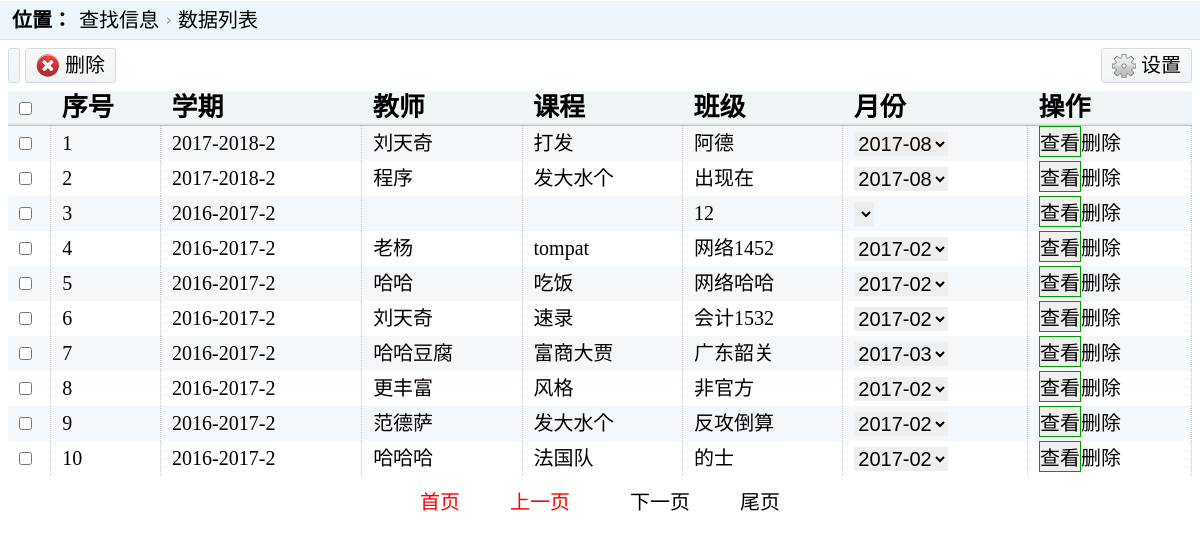
The page /tealog/showAllTeachingPlan.php on the database its author committed.
### tables this page shows
CREATE TABLE `tb_teachinginfo` (
  `tea_id` int(11) NOT NULL AUTO_INCREMENT,
  `tea_name` varchar(50) NOT NULL,
  `tea_class` varchar(50) NOT NULL,
  `tea_cou` varchar(50) NOT NULL,
  `tea_hour` int(11) NOT NULL,
  `tea_term` varchar(50) NOT NULL,
  PRIMARY KEY (`tea_id`)
);

### tealog/showAllTeachingPlan.php (the view, shortened to what this page needs)
<!DOCTYPE html PUBLIC "-//W3C//DTD XHTML 1.0 Transitional//EN" "http://www.w3.org/TR/xhtml1/DTD/xhtml1-transitional.dtd">
<html xmlns="http://www.w3.org/1999/xhtml">
<head>
<link href="css/style.css" rel="stylesheet" type="text/css" />
</head>
<body>
<?php
@$id = mysql_connect("localhost","root","root");
$tea_name1=$_GET['tea_name'];
$tea_term1=$_GET['tea_term'];
$tea_class1=$_GET['tea_class'];
$tea_cou1=$_GET['tea_cou'];
$sql="select tea_id,tea_name,tea_class,tea_cou,tea_hour,tea_term from tb_teachinginfo where tea_name like '%$tea_name1%' and tea_cou like '%$tea_cou1%' and tea_class like '%$tea_class1%' and tea_term like '%$tea_term1%' order by tea_term desc";
$result = mysql_query($sql,$id);
?>
	<div class="place">
    <span>位置：</span>
    <ul class="placeul">
    <li><a href="#">查找信息</a></li>
    <li><a href="#">数据列表</a></li>
    </ul>
    </div>
    <div class="rightinfo">
    <div class="tools">
    	<ul class="toolbar">
        <li><li class="click"><span><img src="images/t03.png" /></span>删除</li>
        </ul>
        <ul class="toolbar1">
        <li><span><img src="images/t05.png" /></span>设置</li>
        </ul>
    </div>
    <table class="tablelist" align='center' border='10' cellspacing='0' cellpadding='8'  bordercolor='#000'>
<tr>
 <th><input type="checkbox" name="selAll" onClick="funSelAll(this)"></th>
<th>序号</th><th>学期</th><th>教师</th><th>课程</th><th>班级</th><th>月份</th><th>操作</th>
</tr>
<?php
  if(mysql_num_rows($result)>0){
	$number=mysql_num_rows($result);
	if(empty($_GET['p']))
	$p=0;
	else {$p=$_GET['p'];}
	$check=$p +10;
	for($i=0;$i<$number;$i++){
		$row=mysql_fetch_array($result);
		$rows=$rows+1;
		$tea_id=$row['tea_id'];
		$tea_name=$row['tea_name'];
        $tea_class=$row['tea_class'];
        $tea_cou=$row['tea_cou'];
        $tea_term=$row['tea_term'];
		if($i>=$p && $i < $check){
			if($i%2 ==0)
echo "<form name='f$rows' method='post' action='showTeachingPlan.php'>";
echo "<tr>";
echo "<td><input type='checkbox' name='selOne' value='${vo.gradeId}' onClick='funSelOne(this)'></td>";
echo "<td>$rows</td>";
echo "<td><input type='hidden' name='tea_term' value='$tea_term' />".$row['tea_term']." </td>";
echo "<td><input type='hidden' name='tea_name' value='$tea_name' />".$row['tea_name']." </td>";
echo "<td><input type='hidden' name='tea_cou' value='$tea_cou' />".$row['tea_cou']."</td>";
echo "<td><input type='hidden' name='tea_class' value='$tea_class' />".$row['tea_class']."</td>";
echo "<td>";
$sqlmonth="select DISTINCT left(tp_time,7) as tp_time from tb_teachingplaninfo where tea_id=$tea_id order by tp_time";
echo "<select name='month'>";
$resultmonth = mysql_query($sqlmonth,$id);
 while($row=mysql_fetch_array($resultmonth)){
echo "<option value=".$row['tp_time'].">".$row['tp_time']."</option>";
}
echo "</select>";
echo "</td>";
echo "<td><input type='submit'   value='查看'/><a href='deleteTeachingPlan.php?tea_id=$tea_id&tea_term=$tea_term1&tea_name=$tea_name1' onclick='return del()'>删除</a></td>";
echo "</tr>";
echo "</form>";
$j=$i+1;
		}
		}
}
?>
</table>
    <div class="pagin" align="center">
    	<table width="400" border="0" align="center">
  <tr>
      <td align="center"><a href="showAllTeachingPlan.php? p=0"><font color="#FF0000">首页</font></a></td>
      <td align="center"><font color="#FF0000">
	  <?php
	  if($p>9){
		  $last=(floor($p/10)*10)-10;
		  echo "<a href='showAllTeachingPlan.php? p=$last'>上一页</a>";
		  }
		  else
		  echo"上一页";
      ?>
      </font></td>
      <td align="center"><font color="#FF0000">
      <?php
	  if($i>9 and $number>$check){
		    echo"<a href='showAllTeachingPlan.php? p=$j'>下一页</a>";
		  }
	  else
	     echo"下一页";
      ?>
      </font></td>
      <td align="center"><font color="#FF0000">
      <?php
      if($i>9)
      {
      $final=floor($number/10)*10;
      echo"<a href='showAllTeachingPlan.php? p=$final'>尾页</a>";
      }
      else
        echo"最后一页";
		?>
      </font></td>
  </tr>
</table>
    </div>
    </div>
</body>
</html>

### tealog/css/style.css (style rules this page uses)
* { font-size:15pt;border:0;margin:0;padding:0; }
body { font-family:"楷体"; margin:0 auto;min-width:980px; }
ul { display:block;margin:0;padding:0;list-style:none; }
li { display:block;margin:0;padding:0;list-style: none; }
img { border:0; }
dl,dt,dd,span { margin:0;padding:0;display:block; }
a,a:focus { text-decoration:none;color:#000;outline:none;blr:expression(this.onFocus=this.blur()); }
table { border-collapse:collapse;border-spacing: 0; }
.place { height:40px; background:url(../images/righttop.gif) repeat-x; clear:both; }
.place span { line-height:40px; font-weight:bold;float:left; margin-left:12px; }
.placeul li { float:left; line-height:40px; padding-left:7px; padding-right:12px; background:url(../images/rlist.gif) no-repeat right; }
.placeul li:last-child { background:none; }
.rightinfo { padding:8px; }
.tools { clear:both; height:35px; margin-bottom:8px; }
.toolbar { float:left; }
.toolbar li { background:url(../images/toolbg.gif) repeat-x; line-height:33px; height:33px; border:solid 1px #d3dbde; float:left; padding-right:10px; margin-right:5px;border-radius: 3px; behavior:url(js/pie.htc); cursor:pointer; }
.toolbar li span { float:left; margin-left:10px; margin-right:5px; margin-top:5px; }
.toolbar1 { float:right; }
.toolbar1 li { background:url(../images/toolbg.gif) repeat-x; line-height:33px; height:33px; border:solid 1px #d3dbde; float:left; padding-right:10px; margin-left:5px;border-radius: 3px; behavior:url(js/pie.htc); }
.toolbar1 li span { float:left; margin-left:10px; margin-right:5px; margin-top:5px; }
.tablelist { border:solid 0px #cbcbcb; width:100%; clear:both; font-family:"楷体";font-size:20px; }
.tablelist th { background:url(../images/th.gif) repeat-x; height:34px; line-height:34px; border-bottom:solid 1px #b6cad2; text-indent:11px; text-align:left; font-family:"楷体";font-size:26px; }
.tablelist td { line-height:35px; text-indent:11px; border-right: dotted 1px #c7c7c7; font-family:"楷体"; font-size:20px; }
.tablelist tbody tr.odd { background:#f5f8fa; }
input { border: 1px solid #090; }
.pagin { position:relative;margin-top:10px;padding:0 12px; }

### rows shown on the page
tb_teachinginfo: tea_term "2017-2018-2", tea_name "刘天奇", tea_cou "打发", tea_class "阿德"
tb_teachinginfo: tea_term "2017-2018-2", tea_name "程序", tea_cou "发大水个", tea_class "出现在"
tb_teachinginfo: tea_term "2016-2017-2", tea_class "12"
tb_teachinginfo: tea_term "2016-2017-2", tea_name "老杨", tea_cou "tompat", tea_class "网络1452"
tb_teachinginfo: tea_term "2016-2017-2", tea_name "哈哈", tea_cou "吃饭", tea_class "网络哈哈"
tb_teachinginfo: tea_term "2016-2017-2", tea_name "刘天奇", tea_cou "速录", tea_class "会计1532"
tb_teachinginfo: tea_term "2016-2017-2", tea_name "哈哈豆腐", tea_cou "富商大贾", tea_class "广东韶关"
tb_teachinginfo: tea_term "2016-2017-2", tea_name "更丰富", tea_cou "风格", tea_class "非官方"
tb_teachinginfo: tea_term "2016-2017-2", tea_name "范德萨", tea_cou "发大水个", tea_class "反攻倒算"
tb_teachinginfo: tea_term "2016-2017-2", tea_name "哈哈哈", tea_cou "法国队", tea_class "的士"

### other values the page prints
form field month "2017-08"
form field month "2017-02"
form field month "2017-03"
